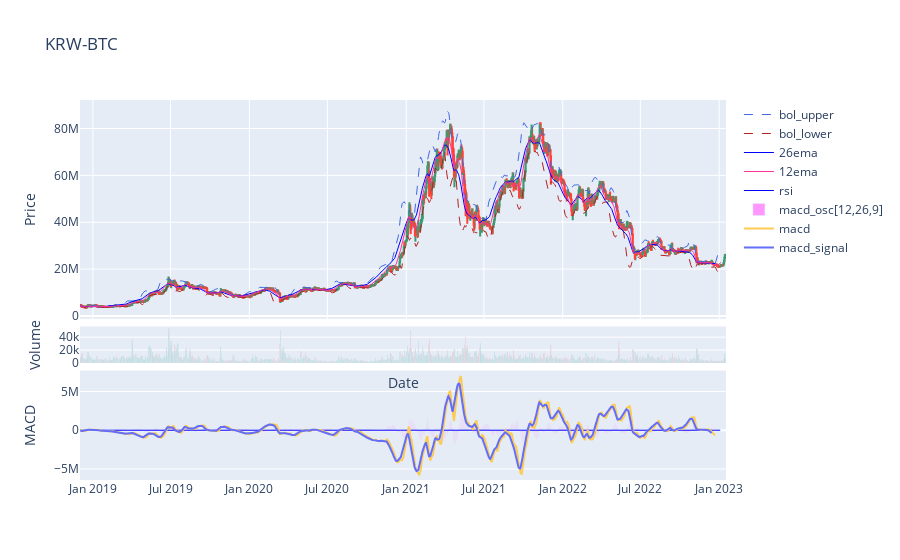

Notebook code for this chart:
### Markdown cell above
- plotly

### Code cell
# set plot
fig = make_subplots(rows=3, cols=1, shared_xaxes=True, 
               vertical_spacing=0.02, 
               row_width=[0.3,0.1,0.6])

# row 1, col 1
fig.add_trace(go.Candlestick(x=df.index,
                    open=df['open'], high=df['high'],
                    low=df['low'], close=df['close'],showlegend=False),row=1, col=1,)
fig.add_trace(go.Scatter(x=df.index,y=df['bol_upper'],name='bol_upper',line=dict(color='royalblue', width=1, dash='dash')), row=1,
                 col=1)
fig.add_trace(go.Scatter(x=df.index,y=df['bol_lower'],name='bol_lower',line=dict(color='firebrick', width=1, dash='dash')), row=1,
                 col=1)
fig.add_trace(go.Scatter(x=df.index,y=df['26ema'],name='26ema',line=dict(color='blue', width=1, )), row=1,
                 col=1)
fig.add_trace(go.Scatter(x=df.index,y=df['12ema'],name='12ema',line=dict(color='#ff3399', width=1, )), row=1,
                 col=1)

# row 2, col 1
green_volume_df = df[df['close'] > df['open']]
red_volume_df = df[df['close'] < df['open']]
fig.add_trace(go.Bar(x=red_volume_df.index, y=red_volume_df.volume, showlegend=False, marker_color='#ef5350'), row=2,
                 col=1)
fig.add_trace(go.Bar(x=green_volume_df.index, y=green_volume_df.volume, showlegend=False, marker_color='#26a69a'),
                 row=2, col=1)

# row 3, col 1
fig.add_trace(go.Scatter(x=df.index,y=df['rsi'],name='rsi',line=dict(color='blue', width=1, )), row=3,
                 col=1)
fig.add_trace(go.Bar(x=df.index,y=df['macd_oscillators'],name='macd_osc[12,26,9]'), row=3,
                 col=1)
fig.add_trace(go.Scatter(x=df.index,y=df['macd'],name='macd',), row=3,
                 col=1)
fig.add_trace(go.Scatter(x=df.index,y=df['macd_signal'],name='macd_signal',), row=3,
                 col=1)

# label and plot
fig.update(layout_xaxis_rangeslider_visible=False)
fig.update_layout(title=f'KRW-BTC', yaxis_title=f'Price')
fig.update_yaxes(title_text=f'Volume', row=2, col=1)
fig.update_yaxes(title_text=f'MACD', row=3, col=1)
fig.update_xaxes(title_text='Date', row=2)
fig.show()

### Figure 1 — Plotly figure (JSON) as saved in the notebook; plotly's stock layout.template omitted (floating-point values rounded to 4 significant figures; data arrays with more than 128 entries replaced by an {"elided": "..."} marker saying what was removed)
{"data": [{"close": {"elided": "1500 int values"}, "high": {"elided": "1500 int values"}, "low": {"elided": "1500 int values"}, "open": {"elided": "1500 int values"}, "showlegend": false, "type": "candlestick", "x": {"elided": "1500 str values"}, "xaxis": "x", "yaxis": "y"}, {"line": {"color": "royalblue", "dash": "dash", "width": 1}, "name": "bol_upper", "type": "scatter", "x": {"elided": "1500 str values"}, "xaxis": "x", "y": {"elided": "1500 float values"}, "yaxis": "y"}, {"line": {"color": "firebrick", "dash": "dash", "width": 1}, "name": "bol_lower", "type": "scatter", "x": {"elided": "1500 str values"}, "xaxis": "x", "y": {"elided": "1500 float values"}, "yaxis": "y"}, {"line": {"color": "blue", "width": 1}, "name": "26ema", "type": "scatter", "x": {"elided": "1500 str values"}, "xaxis": "x", "y": {"elided": "1500 float values"}, "yaxis": "y"}, {"line": {"color": "#ff3399", "width": 1}, "name": "12ema", "type": "scatter", "x": {"elided": "1500 str values"}, "xaxis": "x", "y": {"elided": "1500 float values"}, "yaxis": "y"}, {"marker": {"color": "#ef5350"}, "showlegend": false, "type": "bar", "x": {"elided": "721 str values"}, "xaxis": "x2", "y": {"elided": "721 float values"}, "yaxis": "y2"}, {"marker": {"color": "#26a69a"}, "showlegend": false, "type": "bar", "x": {"elided": "777 str values"}, "xaxis": "x2", "y": {"elided": "777 float values"}, "yaxis": "y2"}, {"line": {"color": "blue", "width": 1}, "name": "rsi", "type": "scatter", "x": {"elided": "1500 str values"}, "xaxis": "x3", "y": {"elided": "1500 float values"}, "yaxis": "y3"}, {"name": "macd_osc[12,26,9]", "type": "bar", "x": {"elided": "1500 str values"}, "xaxis": "x3", "y": {"elided": "1500 float values"}, "yaxis": "y3"}, {"name": "macd", "type": "scatter", "x": {"elided": "1500 str values"}, "xaxis": "x3", "y": {"elided": "1500 float values"}, "yaxis": "y3"}, {"name": "macd_signal", "type": "scatter", "x": {"elided": "1500 str values"}, "xaxis": "x3", "y": {"elided": "1500 float values"}, "yaxis": "y3"}], "layout": {"title": {"text": "KRW-BTC"}, "xaxis": {"anchor": "y", "domain": [0, 1], "matches": "x3", "rangeslider": {"visible": false}, "showticklabels": false}, "xaxis2": {"anchor": "y2", "domain": [0, 1], "matches": "x3", "showticklabels": false, "title": {"text": "Date"}}, "xaxis3": {"anchor": "y3", "domain": [0, 1]}, "yaxis": {"anchor": "x", "domain": [0.424, 1], "title": {"text": "Price"}}, "yaxis2": {"anchor": "x2", "domain": [0.308, 0.404], "title": {"text": "Volume"}}, "yaxis3": {"anchor": "x3", "domain": [0, 0.288], "title": {"text": "MACD"}}}}
